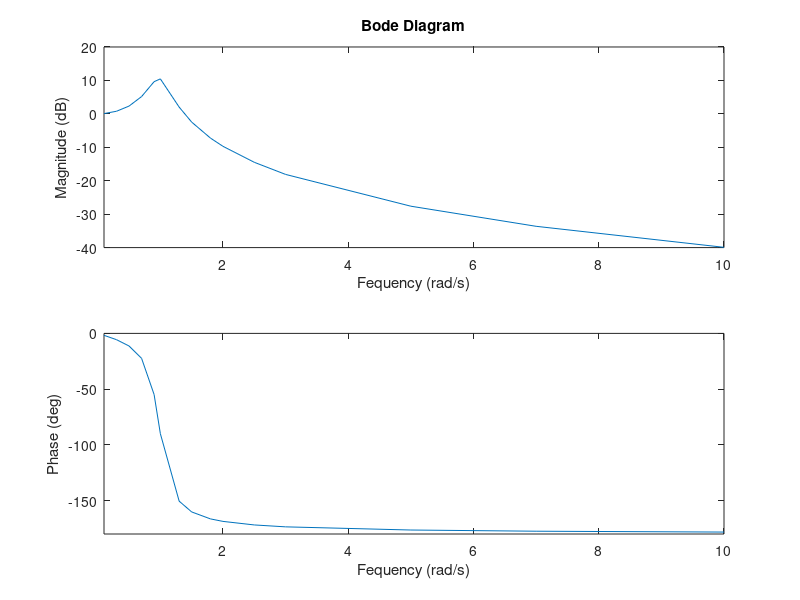

Here is the MATLAB script that generated this plot:
% Problem 1: Plot a Bode diagram with the plant
% G(s) =  = 1/(s^2 + 0.3*s +1);
close all; clear all; clc

% Initial parameters
zeta = 0.3/2; w_n = 1;
w = [0.1 0.3 0.5 0.7 0.9 1.0 1.3 1.5 1.8 2.0 2.5 3.0 5.0 7.0 10];

% Compute magnitude and phase
for i = 1:length(w)
    % Magnitude
    magitude(i) = w_n^2*((w_n^2 - w(i)^2)^2 + 4*zeta^2*w_n^2*w(i)^2)^(-1/2);
    
    % Phase
    phase(i) = -atan(2*zeta*w_n*w(i)/(w_n^2 - w(i)^2))*180/pi;
    if (phase(i) > 0)
        phase(i) = -180 + phase(i);
    end
end

% Plot a Bode diagram
figure;
subplot(2,1,1)
plot(w,20*log10(magitude));
xlabel('Fequency (rad/s)')
ylabel('Magnitude (dB)')
title('Bode Diagram')
axis([0.1 10 -40 20])
subplot(2,1,2)
plot(w,phase);
xlabel('Fequency (rad/s)')
ylabel('Phase (deg)')
axis([0.1 10 -180 0])
